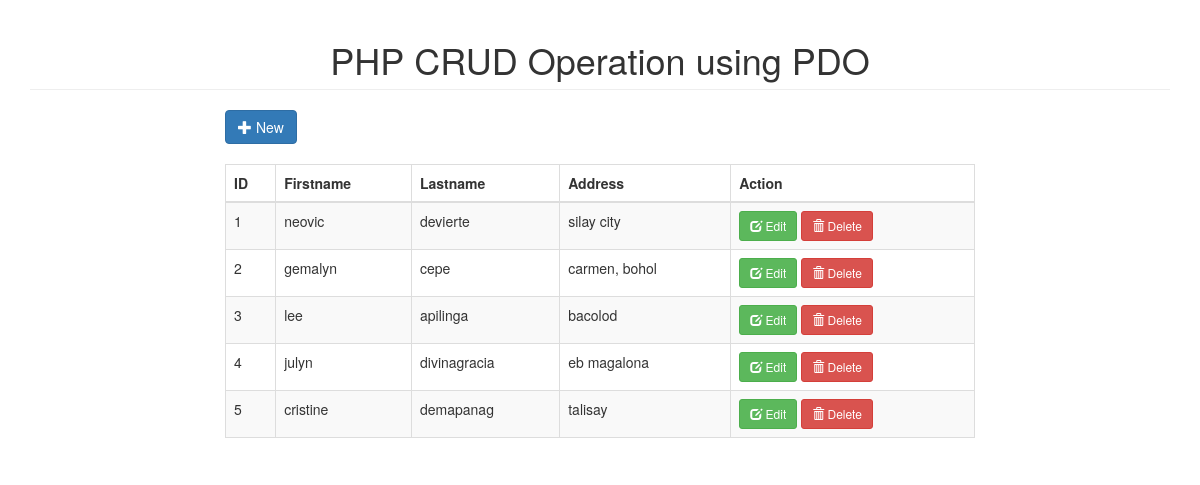
The page / on the database its author committed.
### tables this page shows
CREATE TABLE `members` (
  `id` int(11) NOT NULL,
  `firstname` varchar(30) NOT NULL,
  `lastname` varchar(30) NOT NULL,
  `address` text NOT NULL
);

### index.php (the view, shortened to what this page needs)
<!DOCTYPE html>
<html>
<head>
	<link rel="stylesheet" type="text/css" href="bootstrap/css/bootstrap.min.css">
</head>
<body>
<div class="container">
	<h1 class="page-header text-center">PHP CRUD Operation using PDO</h1>
	<div class="row">
		<div class="col-sm-8 col-sm-offset-2">
			<a href="#addnew" class="btn btn-primary" data-toggle="modal"><span class="glyphicon glyphicon-plus"></span> New</a>
			<table class="table table-bordered table-striped" style="margin-top:20px;">
				<thead>
					<th>ID</th>
					<th>Firstname</th>
					<th>Lastname</th>
					<th>Address</th>
					<th>Action</th>
				</thead>
				<tbody>
					<?php
						$database = new Connection();
    					$db = $database->open();
						try{
						    $sql = 'SELECT * FROM members';
						    foreach ($db->query($sql) as $row) {
						    	?>
						    	<tr>
						    		<td><?php echo $row['id']; ?></td>
						    		<td><?php echo $row['firstname']; ?></td>
						    		<td><?php echo $row['lastname']; ?></td>
						    		<td><?php echo $row['address']; ?></td>
						    		<td>
						    			<a href="#edit_<?php echo $row['id']; ?>" class="btn btn-success btn-sm" data-toggle="modal"><span class="glyphicon glyphicon-edit"></span> Edit</a>
						    			<a href="#delete_<?php echo $row['id']; ?>" class="btn btn-danger btn-sm" data-toggle="modal"><span class="glyphicon glyphicon-trash"></span> Delete</a>
						    		</td>
						    	</tr>
						    	<?php
						    }
						}
						catch(PDOException $e){
							echo "There is some problem in connection: " . $e->getMessage();
						}
					?>
				</tbody>
			</table>
		</div>
	</div>
</div>
</body>
</html>

### rows shown on the page
members: id "1", firstname "neovic", lastname "devierte", address "silay city"
members: id "2", firstname "gemalyn", lastname "cepe", address "carmen, bohol"
members: id "3", firstname "lee", lastname "apilinga", address "bacolod"
members: id "4", firstname "julyn", lastname "divinagracia", address "eb magalona"
members: id "5", firstname "cristine", lastname "demapanag", address "talisay"
